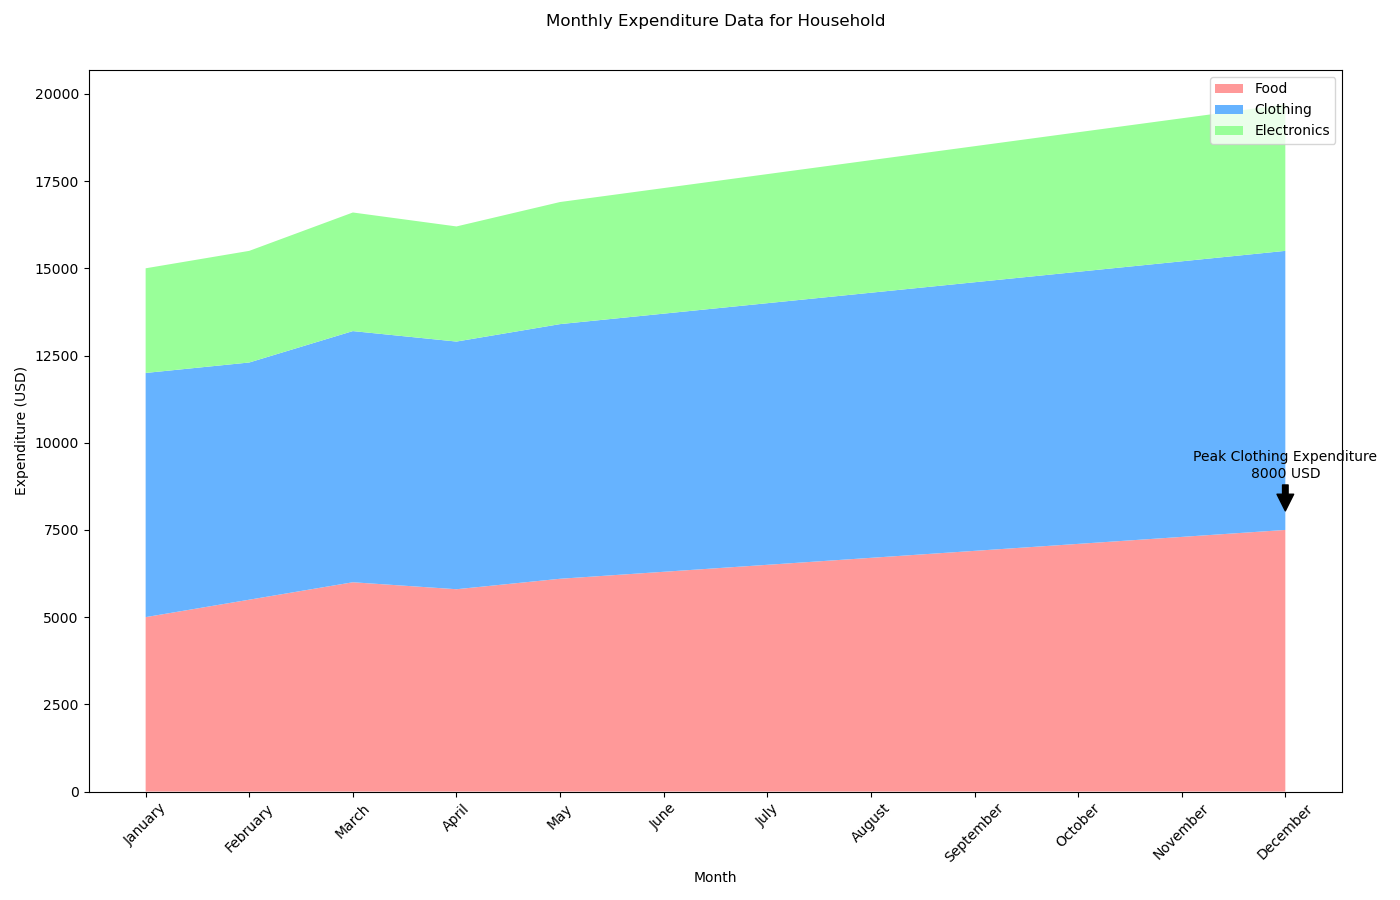

The script that drew this image:

import matplotlib.pyplot as plt

months = ['January', 'February', 'March', 'April', 'May', 'June', 
          'July', 'August', 'September', 'October', 'November', 'December']
food_sales = [5000, 5500, 6000, 5800, 6100, 6300, 6500, 6700, 6900, 7100, 7300, 7500]
clothing_sales = [7000, 6800, 7200, 7100, 7300, 7400, 7500, 7600, 7700, 7800, 7900, 8000]
electronics_sales = [3000, 3200, 3400, 3300, 3500, 3600, 3700, 3800, 3900, 4000, 4100, 4200]

plt.figure(figsize=(14, 9))
plt.stackplot(months, food_sales, clothing_sales, electronics_sales, 
              labels=['Food', 'Clothing', 'Electronics'],
              colors=['#ff9999', '#66b3ff', '#99ff99'])

plt.title('Monthly Expenditure Data for Household', y=1.05)
plt.xlabel('Month')
plt.ylabel('Expenditure (USD)')
plt.legend(loc='upper right')
plt.xticks(rotation=45)

peak_clothing_sales = max(clothing_sales)
peak_month = months[clothing_sales.index(peak_clothing_sales)]
plt.annotate(f'Peak Clothing Expenditure\n{peak_clothing_sales} USD',
             xy=(peak_month, peak_clothing_sales),
             xytext=(peak_month, peak_clothing_sales + 1000),
             arrowprops=dict(facecolor='black', shrink=0.05),
             horizontalalignment='center')

plt.tight_layout()
plt.show()
